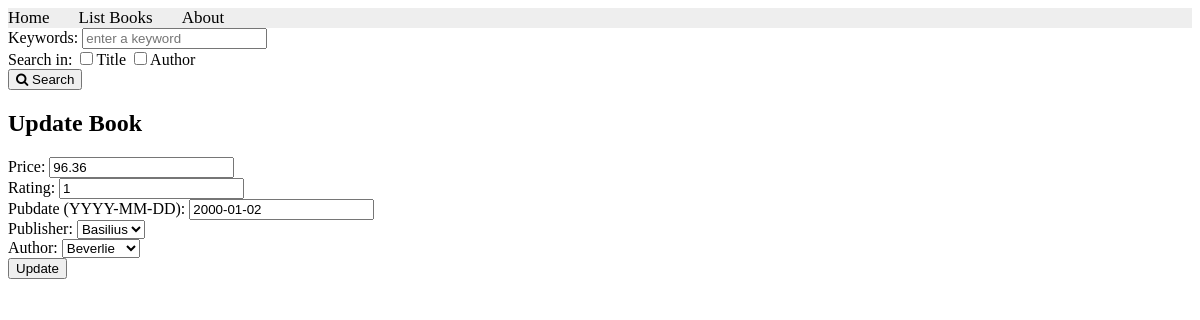
The app's page /books/update/1/ with its own data.
### apps/bookmodule/models.py (models this page shows, shortened)
class Book(models.Model):
    price = models.DecimalField(max_digits=10, decimal_places=2)
    rating = models.SmallIntegerField(default=1)
    pubdate = models.DateTimeField(default=timezone.now)
    authors = models.ManyToManyField(Author)
    publisher = models.ForeignKey(Publisher, null=True, on_delete=models.SET_NULL)
    cimage=models.FileField(upload_to="documents/",null=True,blank=True)

### apps/bookmodule/views.py (the view, shortened to what this page needs)
# urls.py: path('update/<int:bid>/', views.updateBook, name='update'),
def updateBook(request, bid):
    obj = Book.objects.get(id=bid)
    authors = Author.objects.all().order_by('name')
    publishers = Publisher.objects.all().order_by('name')
    return render(request, "bookmodule/lab10update.html", {
        'book': obj,
        'authors': authors,
        'publishers': publishers
    })

### apps/templates/bookmodule/lab10update.html (shortened to what this page needs)
{% extends "bookmodule/layouts/base.html" %}
{% load static %}
{% block content %}
<h2>Update Book</h2>
<form method="post">
    <label>Price:</label>
    <input type="text" name="price" value="{{ book.price }}"><br>
    <label>Rating:</label>
    <input type="text" name="rating" value="{{ book.rating }}"><br>
    <label>Pubdate (YYYY-MM-DD):</label>
    <input type="text" name="pubdate" value="{{ book.pubdate|date:"Y-m-d" }}"><br>
    <label>Publisher:</label>
    <select name="publisher_id">
        {% for p in publishers %}
            <option value="{{ p.id }}">{{ p.name }}</option>
        {% endfor %}
    </select><br>
    <label>Author:</label>
    <select name="author_id">
        {% for a in authors %}
            <option value="{{ a.id }}">{{ a.name }}</option>
        {% endfor %}
    </select><br>
    <button type="submit">Update</button>
</form>
{% endblock content %}

### records on screen
Book: price "96.36", rating "1", pubdate "2000-01-02"

### other values on screen
form field publisher_id "Basilius"
form field author_id "Beverlie"
